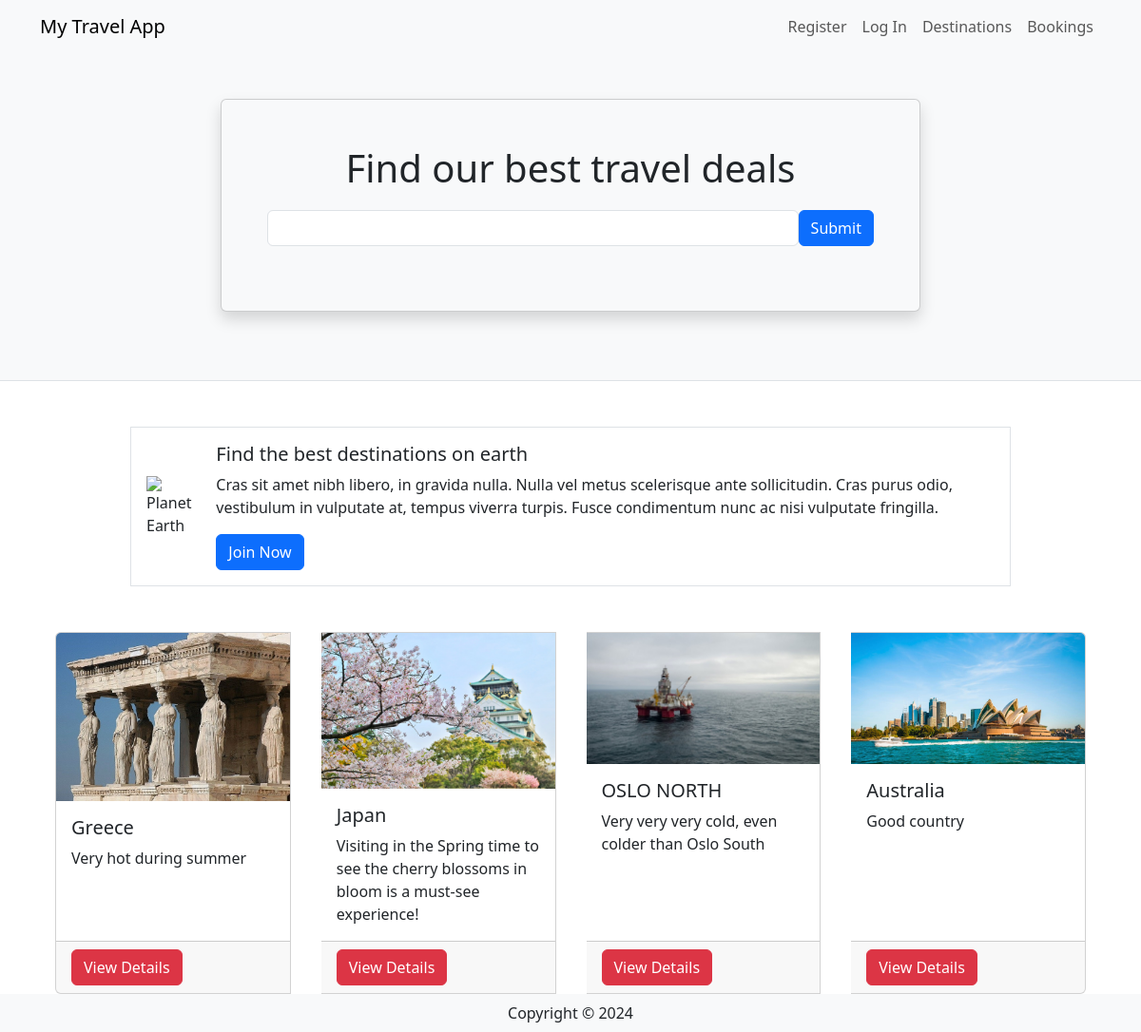
The page / on the database its author committed.
### travel/models.py (models this page shows, shortened)
class Destination(db.Model):
    __tablename__ = 'destinations'
    id = db.Column(db.Integer, primary_key=True)
    name = db.Column(db.String(80))
    description = db.Column(db.String(200))
    image = db.Column(db.String(400))
    currency = db.Column(db.String(3))
    comments = db.relationship('Comment', backref='destination')

### travel/views.py (the view)
@mainbp.route('/')
def index():
    destinations = db.session.scalars(db.select(Destination)).all()
    return render_template('index.html', destinations=destinations)

### travel/templates/index.html
{% extends 'base.html' %}
{% block header %}
      <div class="container">
         <div class="row justify-content-center mt-5 pb-4">
            <div class="col-md-8">
               <div class="card shadow p-5 mb-5 bg-light">
                  <h1 class="text-center mb-3">Find our best travel deals</h1>
                  <form class="form-inline d-flex flex-nowrap" action="{{url_for('main.search')}}" >
                     <input type="text" name="search" class="form-control flex-grow-1 my-1 mr-sm-2" id="SearchForm">
                     <button type="submit" class="flex-shrink-1 btn btn-primary my-1">Submit</button>
                   </form>
               </div>
            </div>
         </div>
      </div>
{% endblock %}
{% block content %}
      <div class="container">
         <div class="row mt-5 mb-5 justify-content-center">
            <div class="col-md-10">
               <div class="media border p-3 d-flex justify-content-start">
                  <img class="align-self-center me-3" style="max-width:120px"
                     src="https://upload.wikimedia.org/wikipedia/commons/thumb/2/22/Earth_Western_Hemisphere_transparent_background.png/600px-Earth_Western_Hemisphere_transparent_background.png"
                     alt="Planet Earth">
                  <div class="align-self-center media-body">
                     <h5 class="mt-0">Find the best destinations on earth</h5>
                     <p class="d-none d-sm-block">Cras sit amet nibh libero, in gravida nulla. Nulla vel metus
                        scelerisque ante sollicitudin. Cras purus odio, vestibulum in vulputate at, tempus viverra
                        turpis. Fusce condimentum nunc ac nisi vulputate fringilla.</p>
                     <a href="#" class="btn btn-primary">Join Now</a>
                  </div>
               </div>
            </div>
         </div>
         <div class="card-group">
            {% for destination in destinations %}
            <div class="card mx-3">
               <img class="card-img-top"
                  src="{{ destination.image }}" alt="destination picture">
               <div class="card-body">
                  <h5 class="card-title">{{ destination.name }}</h5>
                  <p class="card-text">{{ destination.description }}</p>
               </div>
               <div class="card-footer"><a href="{{ url_for('destination.show', id=destination.id) }}" class ="btn btn-danger"> View Details </a></div>
            </div>
            {% endfor %}
         </div>
      </div>
{% endblock %}

### travel/templates/base.html (shortened to what this page needs)
<html>
<head>
   <link href="https://cdn.jsdelivr.net/npm/bootstrap@5.3.2/dist/css/bootstrap.min.css" rel="stylesheet">
</head>
<body>
   <header class="bg-light border-bottom">
      <nav class="navbar navbar-expand-lg navbar-light bg-light">
         <div class="container">
            <a href="/" class="navbar-brand">My Travel App</a>
            <div class="collapse navbar-collapse justify-content-end" id="navbarSupportedContent">
               <div class="navbar-nav ml-auto">
                  {% if current_user.is_authenticated %}
                     <a class="nav-item nav-link disabled text-muted" href="#">Welcome {{current_user.name}}</a>
                     <a class="nav-item nav-link" href="{{ url_for('auth.logout') }}">Log Out</a>
                  {% else %}
                     <a class="nav-item nav-link" href="{{ url_for('auth.register') }}">Register</a>
                     <a class="nav-item nav-link" href="{{ url_for('auth.login') }}">Log In</a>
                  {% endif %}
                  <a class="nav-item nav-link" href="{{ url_for('destination.create') }}">Destinations</a>
                  <a class="nav-item nav-link" href="#">Bookings</a>
               </div>
            </div>
         </div>
      </nav>
      {% block header %}
      {% endblock %}
   </header>
   {% block content %}
   {% endblock %}
    <footer class="footer">
        <div class="text-center py-2 bg-light">
            <span class="text-dark">Copyright &copy; {{ year }}</span>
        </div>
    </footer>
   </body>
</html>

### rows shown on the page
Destination: image (picture), name "Greece", description "Very hot during summer"
Destination: image (picture), name "Japan", description "Visiting in the Spring time to see the cherry blossoms in bloom is a must-see experience!"
Destination: image (picture), name "OSLO NORTH", description "Very very very cold, even colder than Oslo South"
Destination: image (picture), name "Australia", description "Good country"
